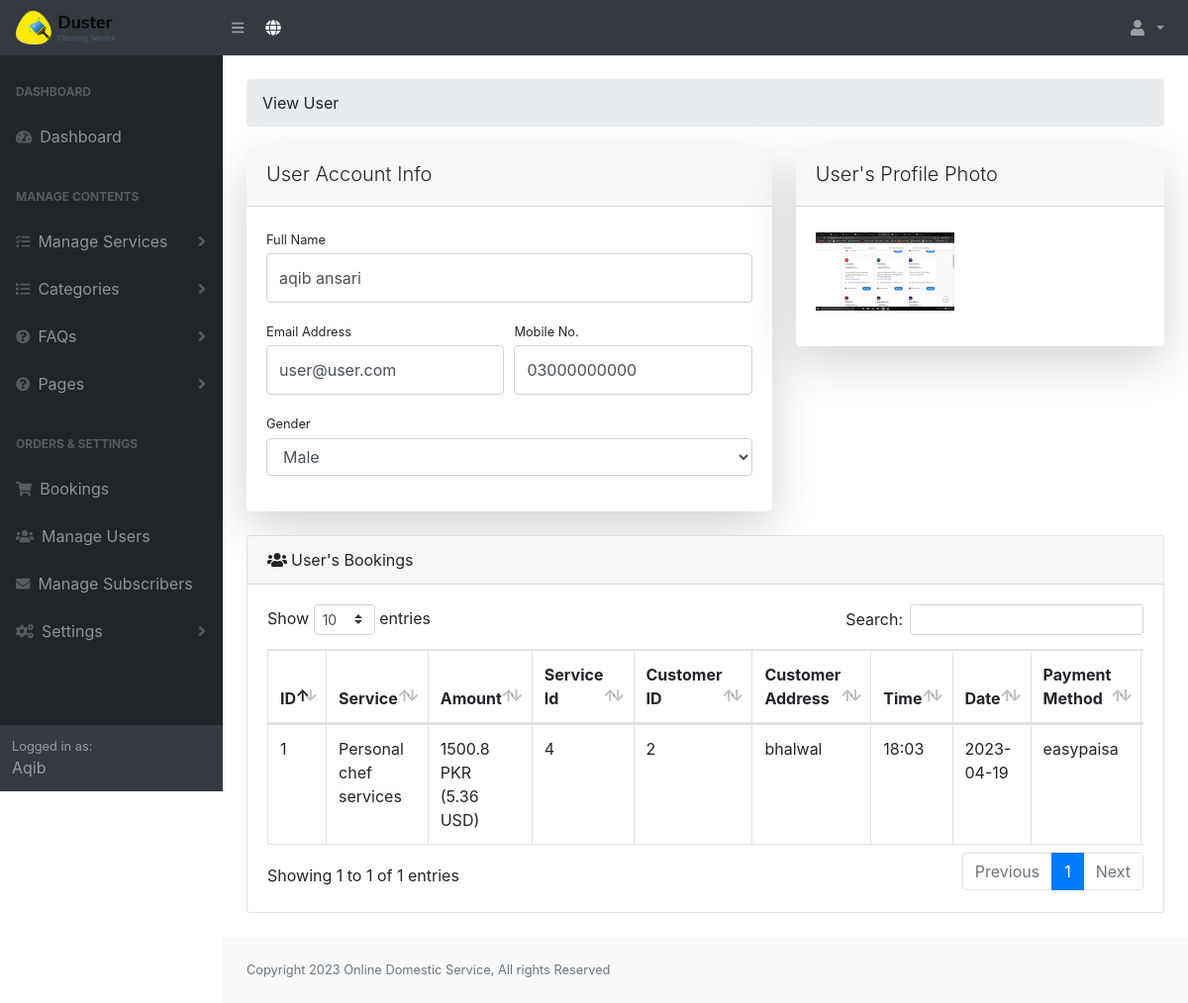
The page /admin/user_view.php?u_id=2 (signed in) on the database its author committed.
### tables this page shows
CREATE TABLE `tbl_users` (
  `id` int(10) NOT NULL,
  `username` varchar(255) DEFAULT NULL,
  `fullname` varchar(255) DEFAULT NULL,
  `email` varchar(255) DEFAULT NULL,
  `mobile_no` varchar(15) DEFAULT NULL,
  `password` varchar(255) DEFAULT NULL,
  `role` varchar(10) DEFAULT NULL,
  `photo` varchar(255) DEFAULT NULL,
  `created_at` varchar(255) DEFAULT NULL,
  `gender` varchar(20) DEFAULT NULL,
  `status` varchar(10) DEFAULT NULL,
  `comment` varchar(255) DEFAULT NULL
);

CREATE TABLE `tbl_payment` (
  `id` int(11) NOT NULL,
  `item_number` int(11) NOT NULL,
  `item_name` varchar(255) DEFAULT NULL,
  `payment_status` varchar(255) DEFAULT NULL,
  `payment_amount` double(10,2) DEFAULT NULL,
  `inputTime` varchar(255) DEFAULT NULL,
  `inputDate` varchar(255) DEFAULT NULL,
  `inputPaymentMethod` varchar(255) DEFAULT NULL,
  `payment_attachment` varchar(255) DEFAULT NULL,
  `user_id` int(11) NOT NULL,
  `address` tinytext DEFAULT NULL,
  `created_at` varchar(50) DEFAULT NULL
);

CREATE TABLE `tbl_settings` (
  `id` int(10) NOT NULL,
  `site_title` varchar(255) NOT NULL,
  `site_footer` varchar(255) NOT NULL,
  `web_phone` varchar(255) NOT NULL,
  `web_email` varchar(255) NOT NULL,
  `web_address_location` varchar(255) NOT NULL,
  `web_currency` varchar(10) NOT NULL,
  `dollar_exchange_rate` varchar(10) NOT NULL,
  `g_recaptcha_site_key` varchar(255) DEFAULT NULL,
  `g_recaptcha_secret_key` varchar(255) DEFAULT NULL,
  `g_recaptcha_status` varchar(10) DEFAULT NULL
);

### admin/config.php (called while the page is built, shortened)
<?php
$dbhost = 'localhost';
$dbname = 'fyp';
$dbuser = 'root';
$dbpass = '';
try {
	$pdo = new PDO("mysql:host={$dbhost};dbname={$dbname}", $dbuser, $dbpass);
	$pdo->setAttribute(PDO::ATTR_ERRMODE, PDO::ERRMODE_EXCEPTION);
}
catch( PDOException $exception ) {
	echo "Connection Error: " . $exception->getMessage();
	die();
}
$setting_statement = $pdo->prepare('SELECT * FROM tbl_settings');
$setting_statement->execute();
$setting_statement_results = $setting_statement->fetch();
?>

### admin/autoloader.php (called while the page is built, shortened)
<?php
include 'config.php';
?>

### admin/user_view.php (the view, shortened to what this page needs)
<?php include 'header.php'; ?>
<?php
if (isset($_REQUEST['u_id'])) {
    $u_r_id = $_REQUEST['u_id'];
    $u_r_statement = $pdo->prepare('SELECT * FROM tbl_users WHERE id =?');
    $u_r_statement->execute(array($u_r_id));
    $u_r_statement_result = $u_r_statement->fetch();
}
?>
<div class="container-fluid">
    <ol class="breadcrumb mb-4 mt-4">
        <li class="breadcrumb-item">View User</li>
    </ol>
    <div class="row ">
        <div class="col-lg-7 mb-4">
            <div class="card shadow-lg border-0 rounded-lg ">
                <div class="card-header">
                    <h5 class="font-weight-light">User Account Info</h5>
                </div>
                <div class="card-body">
                        <div class="form-group">
                            <label class="small mb-1" for="inputFullname">Full Name</label>
                            <input class="form-control py-4" id="inputFullname" name="u_fullname" value="<?php echo $u_r_statement_result['fullname']; ?>" type="text" placeholder="Enter Full Name" />
                        </div>
                        <div class="form-row">
                            <div class="col-md-6">
                                <div class="form-group">
                                    <label class="small mb-1" for="inputEmailAddress">Email Address</label>
                                    <input class="form-control py-4" id="inputEmailAddress" value="<?php echo $u_r_statement_result['email']; ?>" name="u_email" type="email" placeholder="Enter email address" />
                                </div>
                            </div>
                            <div class="col-md-6">
                                <div class="form-group">
                                    <label class="small mb-1" for="inputMobileNo">Mobile No.</label>
                                    <input class="form-control py-4" value="<?php echo $u_r_statement_result['mobile_no']; ?>" name="u_mobile_no" id="inputMobileNo" type="text" placeholder="Mobile No." />
                                </div>
                            </div>
                        </div>
                        <div class="form-group">
                          <label class="small mb-1" for="inputGender">Gender</label>
                          <select class="form-control" name="u_gender" id="inputGender">
                            <option value="male" ><?php echo ucfirst($u_r_statement_result['gender']);?></option>
                          </select>
                        </div>
                </div>
            </div>
        </div>
        <div class="col-lg-5">
            <div class="card shadow-lg border-0 rounded-lg ">
                <div class="card-header">
                    <h5 class="font-weight-light">User's Profile Photo</h5>
                </div>
                <div class="card-body">
                        <div class="form-group">
                            <div style="padding-top:6px;">
                                <img src="assets/uploads/<?php echo $u_r_statement_result['photo']; ?>" class="existing-photo" width="140">
                            </div>
                        </div>
                </div>
            </div>
        </div>
        <div class="col-lg-12">
            <div class="card mb-4">
                <div class="card-header"><i class="fas fa-users mr-1"></i>User's Bookings</div>
                <div class="card-body">
                    <div class="table-responsive">
                        <table class="table table-bordered" width="100%" id="dataTable" cellspacing="0">
                    <thead>
                        <tr>
                            <th>ID</th>
                            <th>Service</th>
                            <th>Amount</th>
                            <th>Service Id</th>
                            <th>Customer ID</th>
                             <th>Customer Address</th>
                              <th>Time</th>
                               <th>Date</th>
                                <th>Payment Method</th>
                        </tr>
                    </thead>
                    <tbody>
                        <?php
                                    $statement = $pdo->prepare('SELECT * FROM tbl_payment WHERE user_id = ?');
                                    $statement->execute(array($u_r_statement_result['id']));
                                    $result = $statement->fetchAll();
                                    $i = 0;
                                    foreach ($result as $key) {
                                    $i++;
                                ?>
                        <tr>
                            <td><?php echo $i;?></td>
                            <td><?php echo $key['item_name'];?></td>
                            <td>
                                <?php
                                $basicpricedollar = $key['payment_amount'];
                                $dollar_rate = $setting_statement_results['dollar_exchange_rate'];
                                $pkr_price = round(($basicpricedollar * $dollar_rate), 2);
                                echo $pkr_price;
                                 ?> PKR
                                    <br>(<?php echo $key['payment_amount'];?> USD)
                            </td>
                            <td><?php echo $key['item_number'];?></td>
                            <td>
                                <?php
                                $statement = $pdo->prepare('SELECT * FROM tbl_users WHERE id = ?');
                                $statement->execute(array($key['user_id']));
                                $result = $statement->fetch();
                                echo $result['id'];
                               ?>
                            </td>
                            <td><?php echo $key['address'];?></td>
                              <td><?php echo $key['inputTime'];?></td>
                                <td><?php echo $key['inputDate'];?></td>
                                  <td><?php echo $key['inputPaymentMethod'];?></td>
                        </tr>
                        <?php } ?>
                    </tbody>
                </table>
                    </div>
                </div>
            </div>
        </div>
    </div>
</div>
<?php include 'footer.php' ?>

### admin/header.php (shortened to what this page needs)
<?php
include 'autoloader.php';
$u_id = $_SESSION['admin']['id'];
$statement = $pdo->prepare('SELECT * FROM tbl_users WHERE id=?');
$statement->execute(array($u_id));
$user_result = $statement->fetch();
?>
<!DOCTYPE html>
<html lang="en">
    <head>
        <link href="css/styles.css" rel="stylesheet" />
        <link href="css/dataTables.bootstrap4.min.css" rel="stylesheet" />
    </head>
    <body class="sb-nav-fixed">
        <nav class="sb-topnav navbar navbar-expand navbar-dark bg-dark">
            <a class="navbar-brand" href="dashboard.php">
                <img src="assets/logo/logo.png" class="existing-photo" width="100">
            </a>
            <button class="btn btn-link btn-sm order-1 order-lg-0" id="sidebarToggle" href="#">
                <i class="fas fa-bars"></i>
            </button
            >
            <a href="/" target="_blank" class="btn btn-dark" type="button">
                <i class="fas fa-globe"></i>
            </a>
            <ul class="navbar-nav ml-auto ml-md-0">
                <li class="nav-item dropdown">
                    <a class="nav-link dropdown-toggle" id="userDropdown" href="#" role="button" data-toggle="dropdown" aria-haspopup="true" aria-expanded="false">
                        <i class="fas fa-user fa-fw"></i>
                    </a>
                </li>
            </ul>
        </nav>
        <div id="layoutSidenav">
            <div id="layoutSidenav_nav">
                <nav class="sb-sidenav accordion sb-sidenav-dark" id="sidenavAccordion">
                    <div class="sb-sidenav-menu">
                        <div class="nav">
                            <div class="sb-sidenav-menu-heading">Dashboard</div>
                            <a class="nav-link" href="dashboard.php">
                                <div class="sb-nav-link-icon">
                                    <i class="fas fa-tachometer-alt"></i>
                                </div>
                                Dashboard
                            </a>
                            <div class="sb-sidenav-menu-heading">Manage Contents</div>
                            <a class="nav-link collapsed" href="#" data-toggle="collapse" data-target="#collapseServices" aria-expanded="false" aria-controls="collapseServices">
                                <div class="sb-nav-link-icon">
                                    <i class="fas fa-tasks"></i>
                                </div>
                                    Manage Services
                                <div class="sb-sidenav-collapse-arrow">
                                    <i class="fas fa-angle-down"></i>
                                </div
                            ></a>
                            <a class="nav-link collapsed" href="#" data-toggle="collapse" data-target="#collapseLayouts" aria-expanded="false" aria-controls="collapseLayouts">
                                <div class="sb-nav-link-icon">
                                    <i class="fas fa-list"></i>
                                </div>
                                    Categories
                                <div class="sb-sidenav-collapse-arrow">
                                    <i class="fas fa-angle-down"></i>
                                </div
                            ></a>
                            <a class="nav-link collapsed" href="#" data-toggle="collapse" data-target="#collapseFaqs" aria-expanded="false" aria-controls="collapseFaqs">
                                <div class="sb-nav-link-icon">
                                    <i class="fas fa-question-circle"></i>
                                </div>
                                    FAQs
                                <div class="sb-sidenav-collapse-arrow">
                                    <i class="fas fa-angle-down"></i>
                                </div
                            ></a>
                            <a class="nav-link collapsed" href="#" data-toggle="collapse" data-target="#collapsePages" aria-expanded="false" aria-controls="collapsePages">
                                <div class="sb-nav-link-icon">
                                    <i class="fas fa-question-circle"></i>
                                </div>
                                    Pages
                                <div class="sb-sidenav-collapse-arrow">
                                    <i class="fas fa-angle-down"></i>
                                </div
                            ></a>
                            <div class="sb-sidenav-menu-heading">Orders & Settings</div>
                            <a class="nav-link" href="bookings.php">
                                <div class="sb-nav-link-icon">
                                    <i class="fa fa-shopping-cart"></i>
                                </div>
                                Bookings</a>
                            <a class="nav-link" href="users.php">
                                <div class="sb-nav-link-icon">
                                    <i class="fas fa-users"></i>
                                </div>
                                Manage Users</a>
                             <a class="nav-link" href="subscribers.php">
                                <div class="sb-nav-link-icon">
                                    <i class="fas fa-envelope"></i>
                                </div>
                                Manage Subscribers</a>
                            <a class="nav-link collapsed" href="#" data-toggle="collapse" data-target="#collapseSetting" aria-expanded="false" aria-controls="collapseSetting"
                                ><div class="sb-nav-link-icon">
                                    <i class="fas fa-cogs"></i>
                                </div>
                                Settings
                                <div class="sb-sidenav-collapse-arrow">
                                    <i class="fas fa-angle-down"></i>
                                    </div
                            ></a>
                        </div>
                    </div>
                    <div class="sb-sidenav-footer">
                        <div class="small">Logged in as:</div>
                        <?php echo $user_result['fullname']; ?>
                    </div>
                </nav>
            </div>
            <div id="layoutSidenav_content">
            <main>

### admin/footer.php (shortened to what this page needs)
                </main>
                <footer class="py-4 bg-light mt-auto">
                    <div class="container-fluid">
                        <div class="d-flex align-items-center justify-content-between small">
                            <div class="text-muted"> <?php echo $setting_statement_results['site_footer']; ?></div>
                        </div>
                    </div>
                </footer>
            </div>
        </div>
    </body>
</html>

### rows shown on the page
tbl_users: fullname "Aqib"
tbl_users: u_fullname "aqib ansari", u_email "user@user.com", u_mobile_no "03000000000", u_gender "Male", photo (picture)
tbl_payment: item_name "Personal chef services", payment_amount.dollar_exchange_rate "1500.8", payment_amount "5.36", item_number "4", user "2", address "bhalwal", inputTime "18:03", inputDate "2023-04-19", inputPaymentMethod "easypaisa"
tbl_settings: site_footer "Copyright 2023 Online Domestic Service, All rights Reserved"
